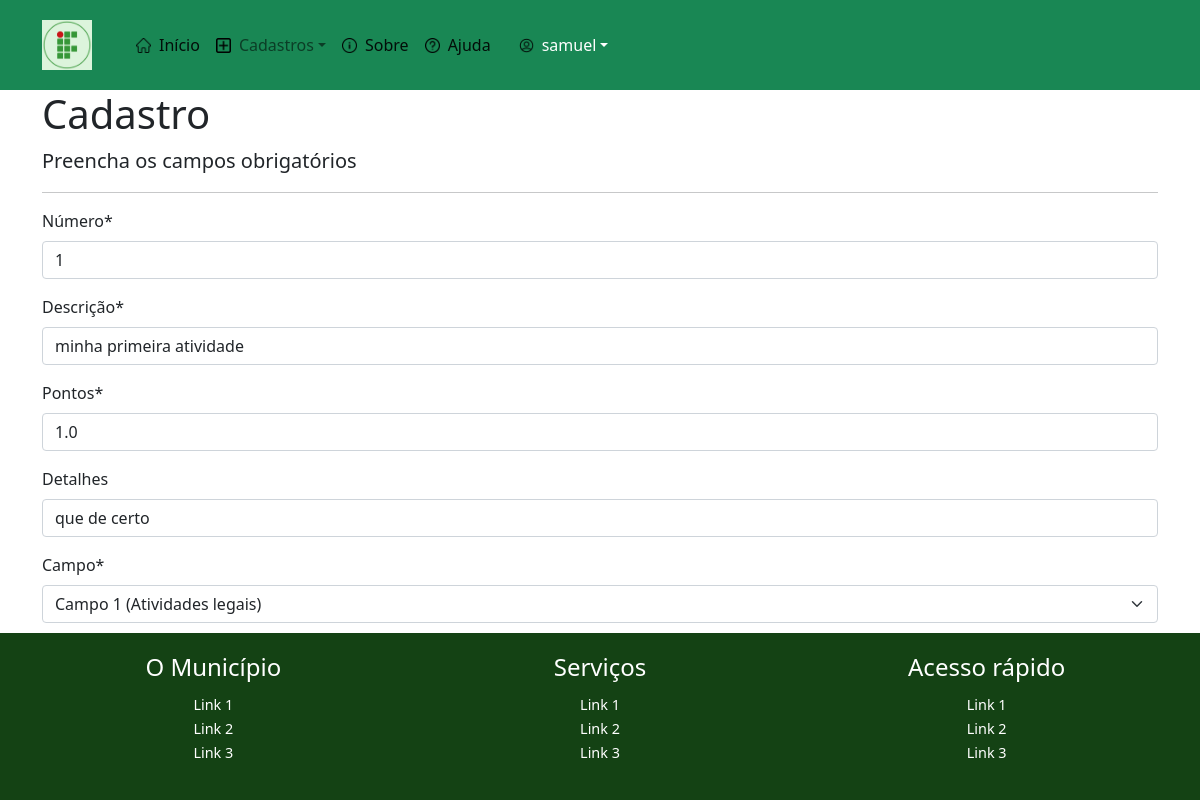
Page /editar/atividade/3 (signed in) on the earlier database version.
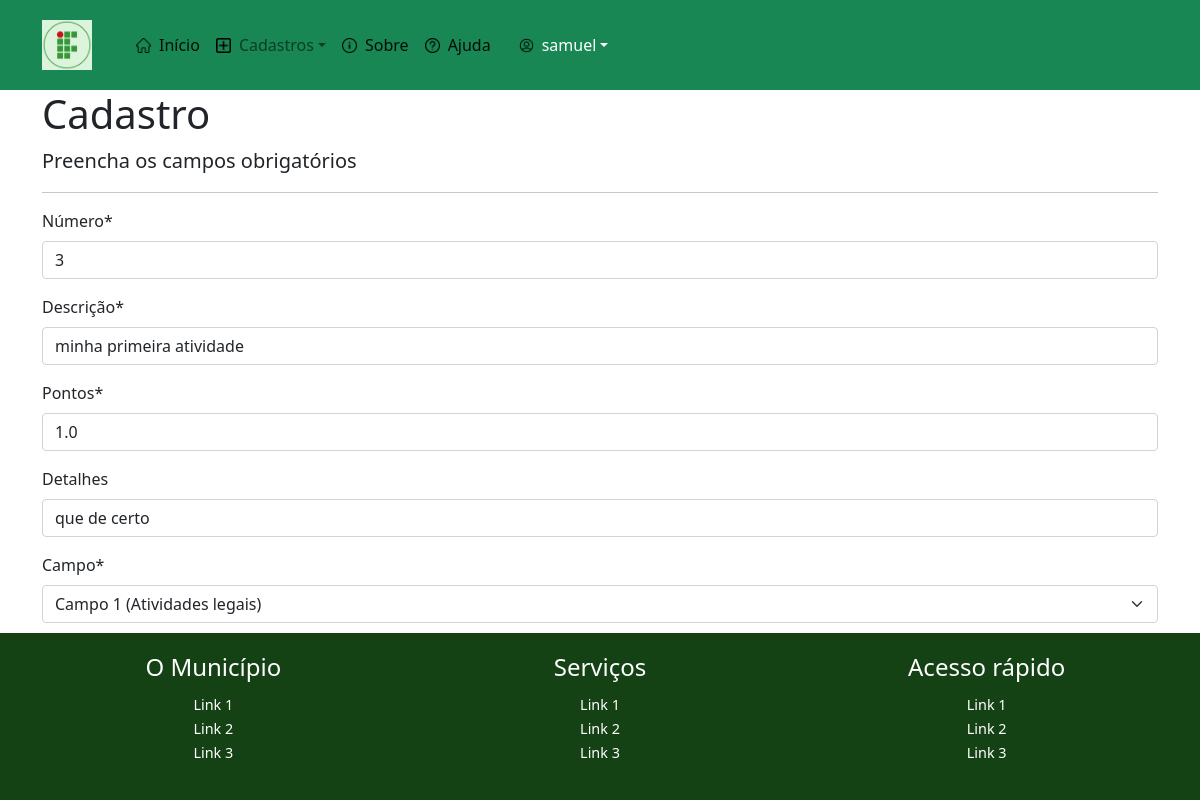
Same page on the later database version.
### cadastros/models.py (models this page shows, shortened)
class Atividade(models.Model):
    numero= models.IntegerField(verbose_name="Número", unique=True)
    descricao= models.CharField(max_length=100, verbose_name="Descrição")
    pontos= models.DecimalField(decimal_places=1, max_digits=4)
    detalhes=models.CharField(max_length=50, null=True, blank=True)
    usuarios = models.ForeignKey(User, on_delete=models.PROTECT, null=True, blank=True)
    campo= models.ForeignKey(Campo, on_delete=models.PROTECT)

class Campo(models.Model):
    nome = models.CharField(max_length=50, unique=True)
    descricao = models.CharField(max_length=150, verbose_name="Descrição", null=True, blank=True)
    def __str__(self):
        return "{} ({})".format(self.nome, self.descricao)

### cadastros/views.py (the view)
# urls.py: path('editar/atividade/<int:pk>', AtividadeUpdate.as_view(),name='editar-atividade' ),
class AtividadeUpdate(LoginRequiredMixin, UpdateView):
        login_url = 'login'
        model=Atividade
        fields = ['numero','descricao', 'pontos', 'detalhes', 'campo']
        template_name='cadastros/form.html'
        success_url = reverse_lazy('listar-atividades')

### cadastros/templates/cadastros/form.html (shortened to what this page needs)
{% extends 'paginas/modelo.html' %}
{% load static %}
{% load crispy_forms_tags %}
{% block conteúdo %}
<div class="container">
    <h1>Cadastro</h1>
    <p class="lead">Preencha os campos obrigatórios</p>
<hr>
<form action="" method="POST">
        {{ form|crispy }}
    <button type="submit" class="btn btn-primary">Cadastrar</button>
</form>
</div>
{% endblock %}

Differences in the rows shown:
changed Atividade "que de certo": numero "1" → "3"
